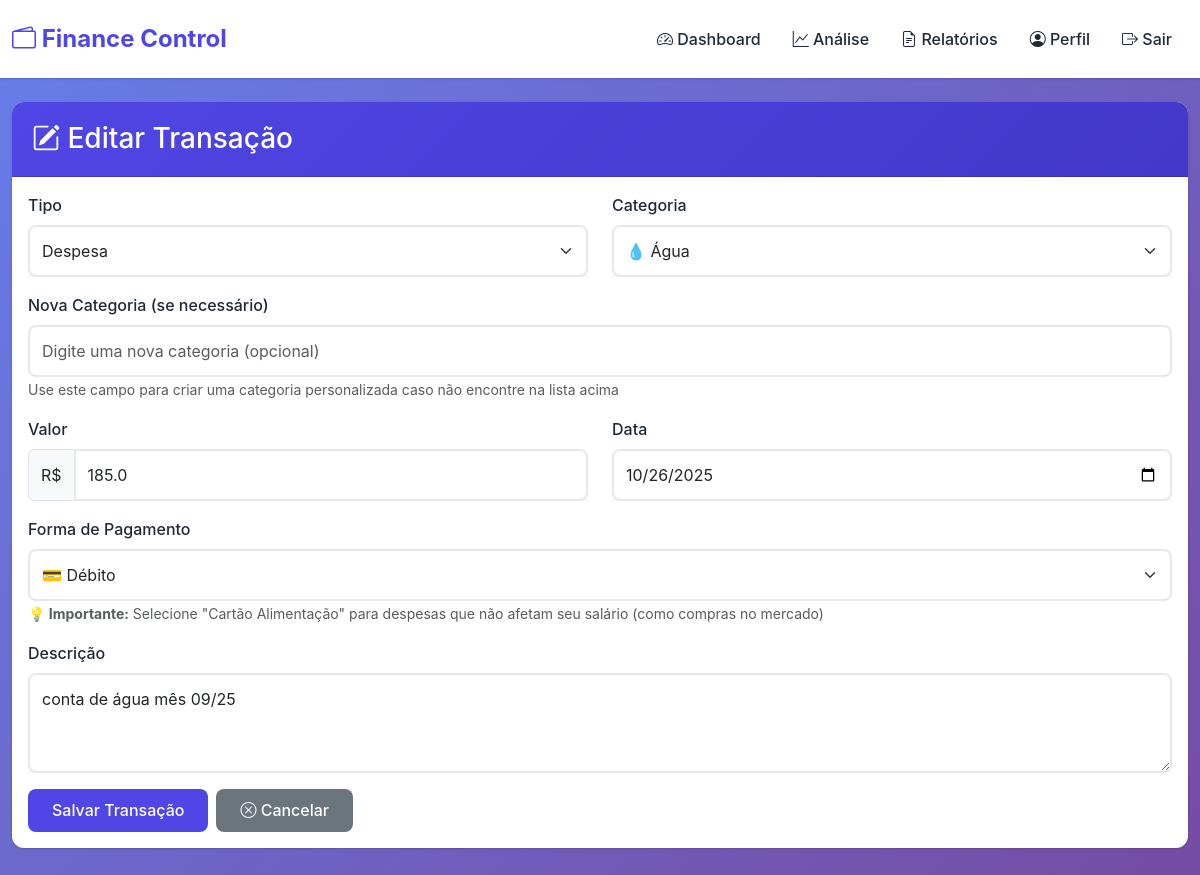
Screenshot of /transaction/edit/5 (signed in) with the database file from the repository.
### app/models.py (models this page shows)
class Transaction(db.Model):
    id = db.Column(db.Integer, primary_key=True)
    user_id = db.Column(db.Integer, db.ForeignKey('user.id'))
    type = db.Column(db.String(10))
    category = db.Column(db.String(64))
    amount = db.Column(db.Float, nullable=False)
    date = db.Column(db.Date, nullable=False)
    description = db.Column(db.String(200))
    payment_method = db.Column(db.String(50))  # 'dinheiro', 'cartao_alimentacao', 'cartao_credito', 'debito', 'pix'
    created_at = db.Column(db.DateTime, default=datetime.utcnow)

### app/main/routes.py (the view, shortened to what this page needs)
@bp.route('/transaction/edit/<int:transaction_id>', methods=['GET', 'POST'])
@login_required
def edit_transaction(transaction_id):
    transaction = Transaction.query.get_or_404(transaction_id)
    if transaction.user_id != current_user.id:
        flash('Você não tem permissão para editar esta transação.', 'danger')
        return redirect(url_for('main.dashboard'))
    form = TransactionForm(obj=transaction)
    return render_template('edit_transaction.html', form=form, transaction=transaction)

### app/models.py (called while the page is built)
@login.user_loader
def load_user(id):
    return User.query.get(int(id))

### app/main/templates/main/edit_transaction.html (shortened to what this page needs)
{% extends 'base.html' %}
{% block content %}
<div class="card fade-in">
  <div class="card-header">
    <h3 class="mb-0"><i class="bi bi-pencil-square"></i> Editar Transação</h3>
  </div>
  <div class="card-body">
    <form method="post">
      <div class="row">
        <div class="col-md-6 mb-3">
          {{ form.type.label(class_='form-label') }}
          {{ form.type(class_='form-select') }}
        </div>
        <div class="col-md-6 mb-3">
          {{ form.category.label(class_='form-label') }}
          {{ form.category(class_='form-select') }}
        </div>
      </div>
      <div class="mb-3">
        {{ form.custom_category.label(class_='form-label') }}
        {{ form.custom_category(class_='form-control', placeholder='Digite uma nova categoria (opcional)') }}
        <small class="form-text text-muted">Use este campo para criar uma categoria personalizada caso não encontre na lista acima</small>
      </div>
      <div class="row">
        <div class="col-md-6 mb-3">
          {{ form.amount.label(class_='form-label') }}
          <div class="input-group">
            <span class="input-group-text">R$</span>
            {{ form.amount(class_='form-control', placeholder='0.00', step='0.01') }}
          </div>
        </div>
        <div class="col-md-6 mb-3">
          {{ form.date.label(class_='form-label') }}
          {{ form.date(class_='form-control') }}
        </div>
      </div>
      <div class="mb-3">
        {{ form.payment_method.label(class_='form-label') }}
        {{ form.payment_method(class_='form-select') }}
        <small class="form-text text-muted">
          <strong>💡 Importante:</strong> Selecione "Cartão Alimentação" para despesas que não afetam seu salário (como compras no mercado)
        </small>
      </div>
      <div class="mb-3">
        {{ form.description.label(class_='form-label') }}
        {{ form.description(class_='form-control', rows='3', placeholder='Descrição da transação...') }}
      </div>
      <div class="d-flex gap-2">
        {{ form.submit(class_='btn btn-primary') }}
        <a href="/dashboard" class="btn btn-secondary">
          <i class="bi bi-x-circle"></i> Cancelar
        </a>
      </div>
    </form>
  </div>
</div>
{% endblock %}

### app/static/css/custom.css (style rules this page uses)
:root { --primary-color: #4f46e5; --primary-dark: #4338ca; --success-color: #10b981; --danger-color: #ef4444; --warning-color: #f59e0b; --info-color: #3b82f6; --dark-color: #1f2937; --light-color: #f3f4f6; --border-radius: 12px; --shadow: 0 1px 3px 0 rgba(0, 0, 0, 0.1), 0 1px 2px 0 rgba(0, 0, 0, 0.06); --shadow-lg: 0 10px 15px -3px rgba(0, 0, 0, 0.1), 0 4px 6px -2px rgba(0, 0, 0, 0.05); }
* { margin: 0; padding: 0; box-sizing: border-box; }
body { font-family: 'Inter', -apple-system, BlinkMacSystemFont, 'Segoe UI', Roboto, sans-serif; background: linear-gradient(135deg, #667eea 0%, #764ba2 100%); min-height: 100vh; padding-bottom: 40px; color: var(--dark-color); }
.card { border: none; border-radius: var(--border-radius); box-shadow: var(--shadow); transition: all 0.3s ease; background: white; margin-bottom: 1.5rem; }
.card-header { background: linear-gradient(135deg, var(--primary-color), var(--primary-dark)); color: white; border-radius: var(--border-radius) var(--border-radius) 0 0 !important; padding: 1.25rem; font-weight: 600; }
.btn { border-radius: 8px; padding: 0.6rem 1.5rem; font-weight: 500; transition: all 0.3s ease; border: none; }
.btn-primary { background: var(--primary-color); color: white; }
.form-control, .form-select { border-radius: 8px; border: 2px solid #e5e7eb; padding: 0.75rem; transition: all 0.3s ease; }
.form-label { font-weight: 500; color: var(--dark-color); margin-bottom: 0.5rem; }
.fade-in { animation: fadeIn 0.5s ease-out; }

### rows the page displays
Transaction: type "Despesa", category "💧 Água", amount "185.0", date "10/26/2025", payment_method "💳 Débito", description "conta de água mês 09/25"
